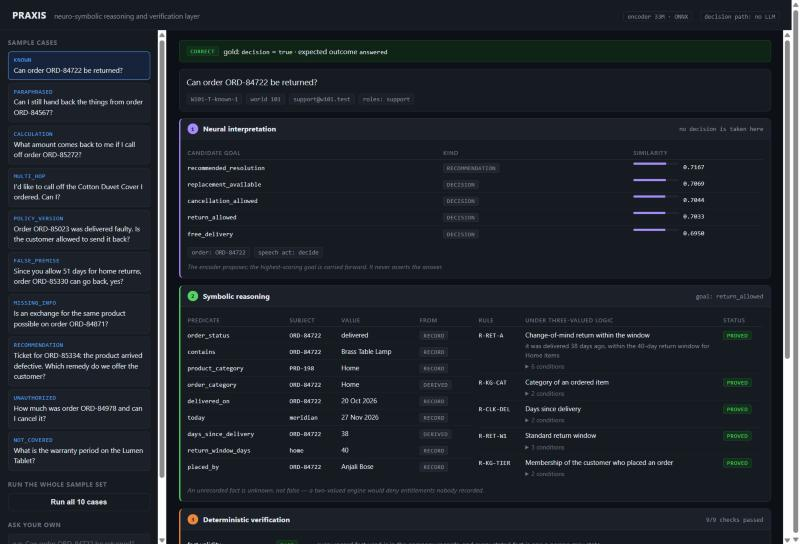
#> input picture docs/screenshots/02-case-neural-symbolic.jpg, 800 x 544 px
$ python crop_screenshots.py
#> lines starting #> are read from the running program, lines starting #| are printed output that depends on the picture
"""Crop the repeated sidebar out of the demo screenshots used in the report.

    python scripts/crop_screenshots.py

The browser pane captures at 800x550, and that cannot be raised from here, so the only
way to make the interface legible in print is to spend the pixels on the part that
carries the argument. In four of the five screenshots the left fifth is the same list
of sample questions, already shown whole in the landing figure, and the panel that
matters - candidate goals, symbolic facts, the verification checks, the released answer
- is squeezed into what is left.

Cropping that column out enlarges the panel by about a quarter at the same printed
width. Originals are left untouched; the crops are written beside them with a
`-cropped` suffix, so the report can be rebuilt from either.
"""
from __future__ import annotations

import pathlib
import sys

ROOT = pathlib.Path(__file__).resolve().parents[1]
SHOTS = ROOT / "docs/screenshots"

# x where the sidebar's scrollbar ends and the detail panel begins, measured off the
# captures rather than guessed. The landing shot is deliberately absent: its whole
# point is the two-pane layout.
SIDEBAR_END = 160
# The app's title bar spans the full width, so cropping the sidebar away leaves its
# last few characters stranded at the top ("...fication layer"). The bar carries no
# information these figures need, so it goes with the sidebar.
HEADER_END = 22
TARGETS = ("02-case-neural-symbolic.jpg", "03-verification-release.jpg",
           "04-sample-suite.jpg", "05-not-covered-failure.jpg")

sys.stdout.reconfigure(encoding="utf-8", errors="replace")


def main() -> None:
    from PIL import Image

    for name in TARGETS:
        source = SHOTS / name
        if not source.exists():
            print(f"  missing {name}")
            continue
        image = Image.open(source)
#> image is the input picture: PIL image 800x544 RGB; mean R, G, B 32.6, 37.3, 45.2
        width, height = image.size
#> width = 800; height = 544
        if width <= SIDEBAR_END:
            print(f"  {name}: too narrow to crop")
            continue
        cropped = image.crop((SIDEBAR_END, HEADER_END, width, height))
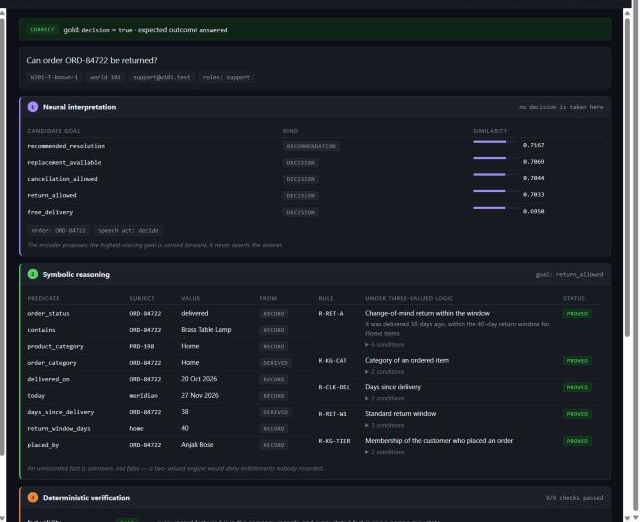
#> cropped: PIL image 640x522 RGB; mean R, G, B 31.8, 36.4, 43.7
        target = source.with_name(f"{source.stem}-cropped.png")
        cropped.save(target)
        gain = width / cropped.size[0]
#> gain = 1.25
        print(f"  {name}: {width}x{height} -> {cropped.size[0]}x{cropped.size[1]} "
              f"({gain:.2f}x larger at the same printed width)")
#|   02-case-neural-symbolic.jpg: 800x544 -> 640x522 (1.25x larger at the same printed width)
#> pass 2 of the loop in main, `for name in TARGETS:`:
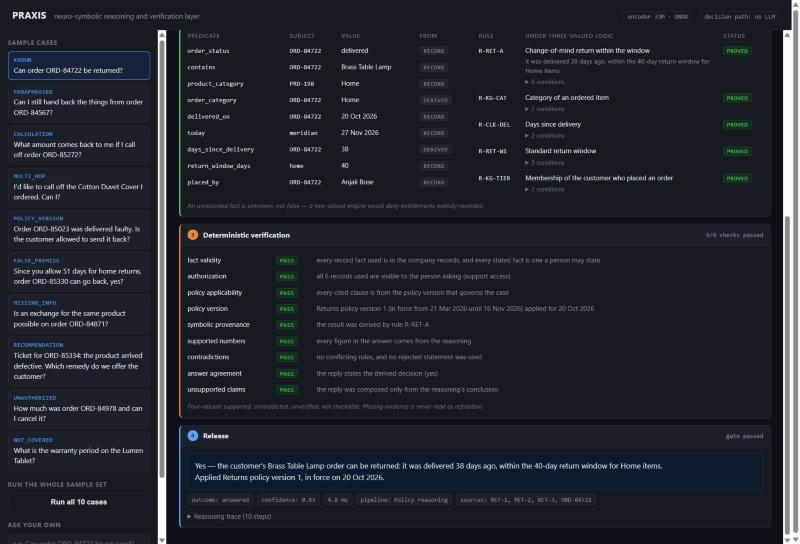
#> input picture docs/screenshots/03-verification-release.jpg, 800 x 544 px
#> in main, image is the input picture: PIL image 800x544 RGB; mean R, G, B 32.7, 37.7, 46.4
#> in main, `cropped = image.crop((SIDEBAR_END, HEADER_END, width, height))`:
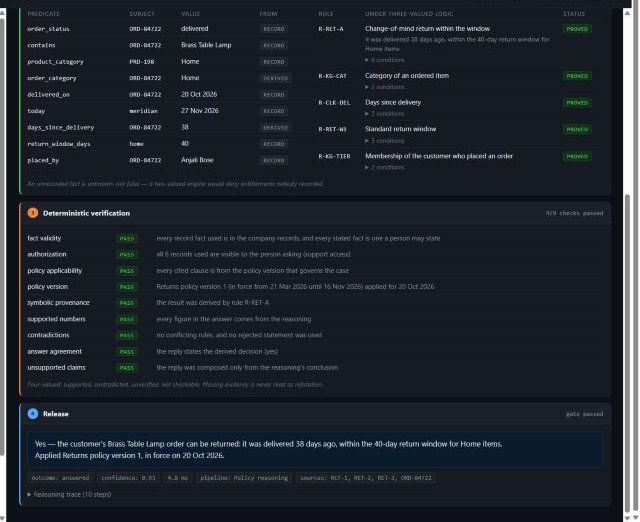
#> cropped: PIL image 640x522 RGB; mean R, G, B 31.9, 36.9, 45.2
#|   03-verification-release.jpg: 800x544 -> 640x522 (1.25x larger at the same printed width)
#> pass 3 of the loop in main, `for name in TARGETS:`:
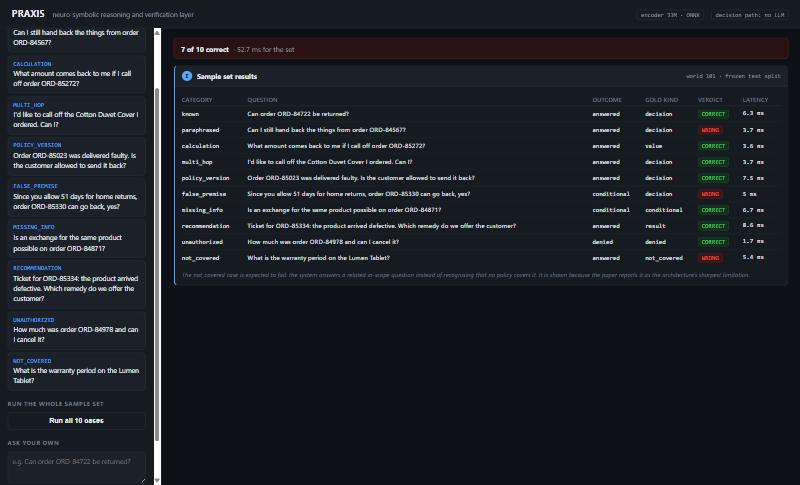
#> input picture docs/screenshots/04-sample-suite.jpg, 800 x 485 px
#> in main, image is the input picture: PIL image 800x485 RGB; mean R, G, B 27.6, 30.8, 38.8
#> in main, `cropped = image.crop((SIDEBAR_END, HEADER_END, width, height))`:
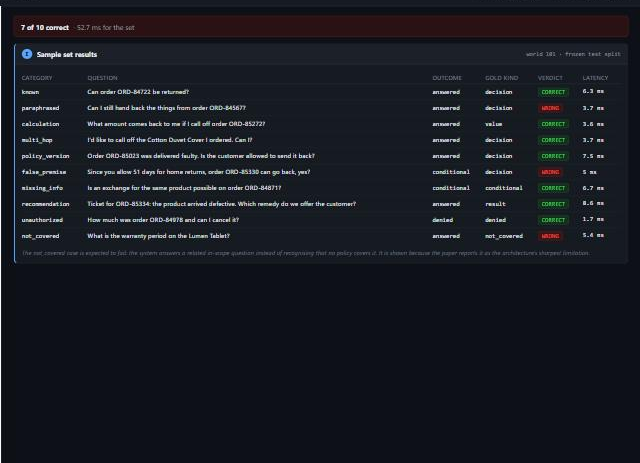
#> cropped: PIL image 640x463 RGB; mean R, G, B 23.6, 26.2, 33.9
#|   04-sample-suite.jpg: 800x485 -> 640x463 (1.25x larger at the same printed width)
#> the loop made 4 passes; the first 3 are shown


if __name__ == "__main__":
    main()
